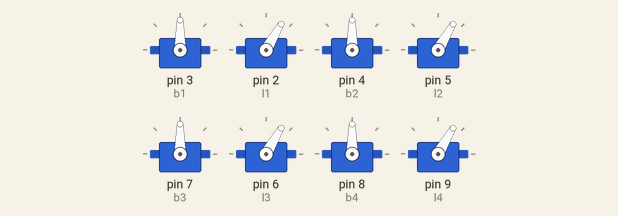
Simulated run of this sketch. Board: Arduino Uno, built with avr-gcc and run on an emulated ATmega328P. Shown: 8 × servo.

Above: at 0.3 s.
Timing chart, 0 to 1.8 s (numbered marks = the images above):
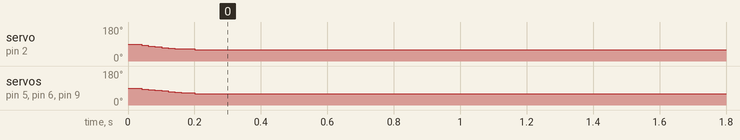

The sketch:

rorbrprooyt.ino
```cpp
#include<VarSpeedServo.h>
VarSpeedServo b1;
VarSpeedServo b2;
VarSpeedServo b3;
VarSpeedServo b4;
VarSpeedServo l1;
VarSpeedServo l2;
VarSpeedServo l3;
VarSpeedServo l4;

void setup() {
  b1.attach(3);
  l1.attach(2);
  b2.attach(4);
  l2.attach(5);
  b3.attach(7);
  l3.attach(6);
  b4.attach(8);
  l4.attach(9);
   b1.write(90,100);
   b2.write(90,100);
   b3.write(90,100);
   b4.write(90,100);
   l1.write(60,100);
   l2.write(60,100);
   l3.write(60,100);
   l4.write(60,100);

}

void loop() {


}
```

Measured:
- by itself, servo on pin 2 (l1), servo on pin 5 (l2), servo on pin 6 (l3), servo on pin 9 (l4): 90° → 60° at 0.04 s
